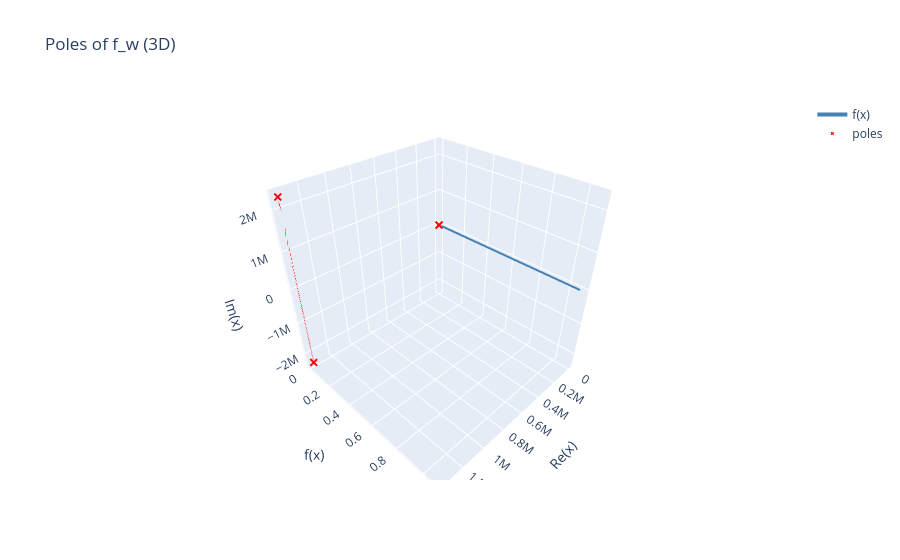

Write notebook code for a chart like this one.
### Code cell
def f_w(x):
    with torch.no_grad():
        x_t = torch.tensor(x, dtype=torch.float32).reshape(-1, 1)
        return dpn(x_t).numpy().flatten()

plot_poles(f_w, poles=poles_of_fw(dpn), title="Poles of f_w (3D)")

### Figure 1 — Plotly figure (JSON) as saved in the notebook; plotly's stock layout.template omitted (floating-point values rounded to 4 significant figures; data arrays with more than 128 entries replaced by an {"elided": "..."} marker saying what was removed)
{"data": [{"line": {"color": "steelblue", "width": 4}, "mode": "lines", "name": "f(x)", "type": "scatter3d", "x": {"elided": "400 float values"}, "y": {"elided": "400 float values"}, "z": {"elided": "400 float values"}}, {"marker": {"color": "red", "size": 3, "symbol": "x"}, "mode": "markers", "name": "poles", "type": "scatter3d", "x": [-9.635e-05, -9.635e-05, 1364000.0, 1364000.0], "y": [0.0, 0.0, 0.0, 0.0], "z": [-1.262, 1.262, -2293000.0, 2293000.0]}, {"line": {"color": "red", "dash": "dot", "width": 2}, "mode": "lines", "showlegend": false, "type": "scatter3d", "x": [-9.635e-05, -9.635e-05], "y": [0, 0], "z": [0, -1.262]}, {"line": {"color": "red", "dash": "dot", "width": 2}, "mode": "lines", "showlegend": false, "type": "scatter3d", "x": [-9.635e-05, -9.635e-05], "y": [0, 0], "z": [0, 1.262]}, {"line": {"color": "red", "dash": "dot", "width": 2}, "mode": "lines", "showlegend": false, "type": "scatter3d", "x": [1364000.0, 1364000.0], "y": [0, 0], "z": [0, -2293190]}, {"line": {"color": "red", "dash": "dot", "width": 2}, "mode": "lines", "showlegend": false, "type": "scatter3d", "x": [1364000.0, 1364000.0], "y": [0, 0], "z": [0, 2293190]}], "layout": {"scene": {"xaxis": {"title": {"text": "Re(x)"}}, "yaxis": {"title": {"text": "f(x)"}}, "zaxis": {"title": {"text": "Im(x)"}}}, "title": {"text": "Poles of f_w (3D)"}}}
